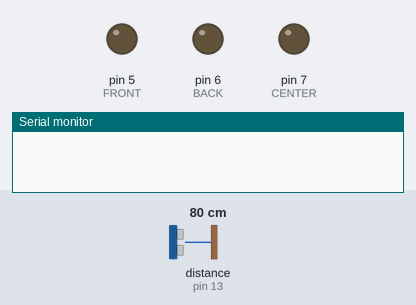
This sketch was run on a simulated Arduino Uno, built with avr-gcc and run on an emulated ATmega328P. Shown: output pins drawn as LEDs (lit = HIGH), the last lines printed to the serial monitor. Inputs (shaded band) come from the test bench; at power-on: distance to the obstacle (sensor on pin 13) 80 cm. The echo pulse lasts 58.3 µs per cm; the modem accepts every AT command (registered, SIM ready, sends succeed) and sends nothing else.

Above: at 4.2 s.
4.3 s: distance to the obstacle (sensor on pin 13) set to 2 cm
8.6 s: distance to the obstacle (sensor on pin 13) set to 60 cm
At 20.2 s:
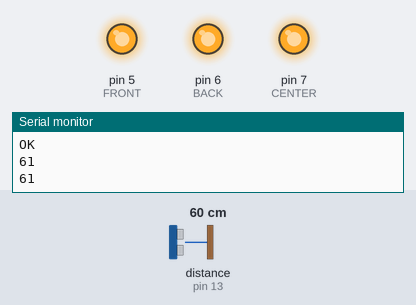
22.3 s: distance to the obstacle (sensor on pin 13) set to 4 cm
26.7 s: distance to the obstacle (sensor on pin 13) set to 120 cm
At 35.7 s:
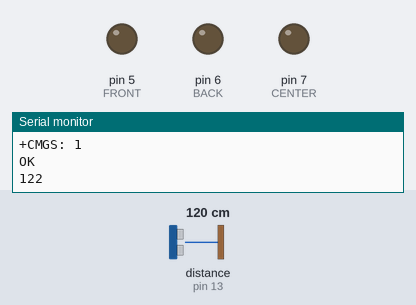
Timing chart, 0 to 36.7 s (numbered marks = the images above; inputs shaded):
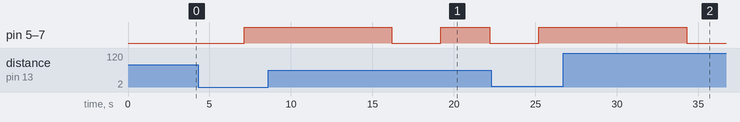

Measured:
- after the input at 8.6 s, pin 5 (FRONT), pin 6 (BACK), pin 7 (CENTER): HIGH → LOW after 7.6 s, → HIGH 3.0 s later, → LOW 3.0 s later
- after the input at 26.7 s, pin 5 (FRONT), pin 6 (BACK), pin 7 (CENTER): HIGH → LOW after 7.6 s

The sketch:

intruder.ino
```cpp
#include <NewPing.h>
#include <SoftwareSerial.h>
#define TRIGGER_PIN 8 // Ultrasonic sensor trigger pin
#define ECHO_PIN 13    // Ultrasonic sensor echo pin

// initialize the GSM module with the correct pins
NewPing sonar(TRIGGER_PIN, ECHO_PIN);
SoftwareSerial gsm(10, 11); // RX, TX

#define FRONT 5
#define BACK 6
#define CENTER 7


void sendMassage(String to_send);
void SendMessagestart();
int n = 1;
int num;
bool intruderDetected = false;

// initialize a variable to store the received message
String receivedMessage;
String phoneNumber;

void setup() {
  // set up the serial communication with the computer

  pinMode(FRONT, OUTPUT);
  pinMode(BACK, OUTPUT);
  pinMode(CENTER, OUTPUT);


  Serial.begin(9600);
  gsm.begin(9600);

  // configure the GSM module to receive SMS messages
  gsm.println("AT+CMGF=1");
  gsm.println("AT+CMGD=1,4");
  delay(2000);
  gsm.println("AT+CNMI=1,2,0,0,0");
  delay(1000);
}

void loop() {
  if (gsm.available()) {
    if (n == 1) {
      SendMessagestart();
    }
    receivedMessage = gsm.readString();
    Serial.println(receivedMessage);
    String message = receivedMessage;
    int index1 = message.indexOf("\"", 0);
    int index2 = message.indexOf("\"", index1 + 1);
    phoneNumber = message.substring(index1 + 1, index2);
  }

  // Check for intruder using ultrasonic sensor
  unsigned int distance = sonar.ping_cm();
  Serial.println(distance);

  if (distance < 100 && !intruderDetected) { // Adjust this threshold according to your setup
    intruderDetected = true;
    digitalWrite(FRONT, HIGH);
    digitalWrite(BACK, HIGH);
    digitalWrite(CENTER, HIGH);
    delay(3000); // Blink for 500 milliseconds
    digitalWrite(FRONT, LOW);
    digitalWrite(BACK, LOW);
    digitalWrite(CENTER, LOW);
  }

  if (distance < 50 && distance > 0 ) { // Confirmation: intruder moves closer
    digitalWrite(FRONT, HIGH);
    digitalWrite(BACK, HIGH);
    digitalWrite(CENTER, HIGH);
    sendMassage("Intruder detected! Lights turned on.");
  }
  if (intruderDetected && distance >= 50) { // Intruder moves away
    intruderDetected = false;
    digitalWrite(FRONT, LOW);
    digitalWrite(BACK, LOW);
    digitalWrite(CENTER, LOW);
  }

  n += 1;
  receivedMessage = "";
  delay (3000);
}

void sendMassage(String to_send) {
   gsm.println("AT+CMGS=\"+256756901316\"\r");
  delay(1000);
  gsm.print(to_send);
  gsm.println((char)26); // ASCII code of CTRL+Z
  delay(1000);
}

void SendMessagestart() {
  gsm.println("AT+CMGS=\"+256756901316\"\r");
  delay(1000);
  gsm.print("YOU'RE WELCOME TO PROJECT INTRUDER ALART");
  delay(1000);
  gsm.println((char)26); // ASCII code of CTRL+Z
  delay(1000);
}
```
